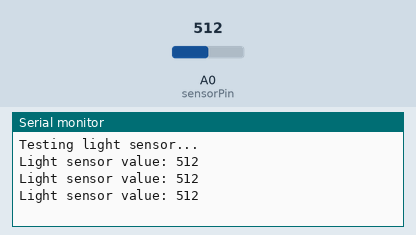
This sketch was run on a simulated Arduino Uno, built with avr-gcc and run on an emulated ATmega328P. Parts: the last lines printed to the serial monitor. The inputs (shaded band) are chosen by the test bench; at power-on: A0 (sensorPin) = 512.

Above: at 1.3 s.
1.4 s: A0 (sensorPin) set to 716
At 1.9 s:
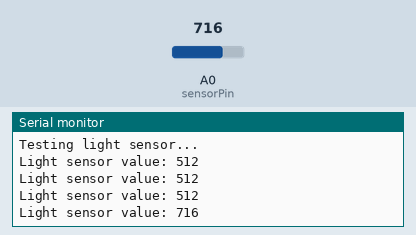
2.9 s: A0 (sensorPin) set to 900
At 3.4 s:
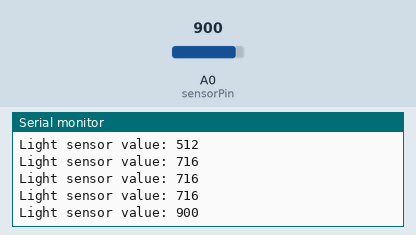
Timing chart, 0 to 5.9 s (numbered marks = the images above; inputs shaded):
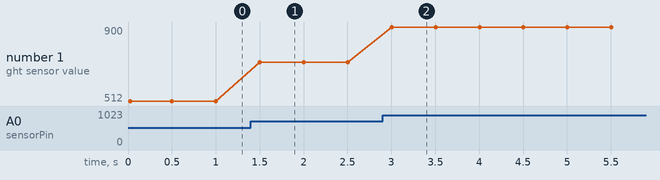

The sketch:

sketch.ino
```cpp
/*
Project: Light sensor (LDR) operation test
Author: Enrique Alfonso Gracián Castro
Day: 22/09/2025
Description:
Code to read the value of a light sensor and display it
on the serial monitor.
*/

// Defines the analog pin to which the light sensor is connected
const int sensorPin = A0; // Analog pin A0

void setup() {
  // Starts serial communication at 9600 baud to view the data
  Serial.begin(9600);
  Serial.println("Testing light sensor...");
}

void loop() {
  // Reads the sensor value on analog pin A0
  int lightValue = analogRead(sensorPin);

  // Displays the read value on the serial monitor
  Serial.print("Light sensor value: ");
  Serial.println(lightValue);

  // Waits a moment before the next reading
  delay(500); // Reads the data every half second
}
```

Measured:
- after the input at 1.4 s, the serial monitor: prints a new line after 0.10 s (image 1)
- after the input at 2.9 s, the serial monitor: prints a new line after 0.10 s (image 2)
- plotted number 1: 512 → 716 after the input at 1.4 s, 716 → 900 after the input at 2.9 s
